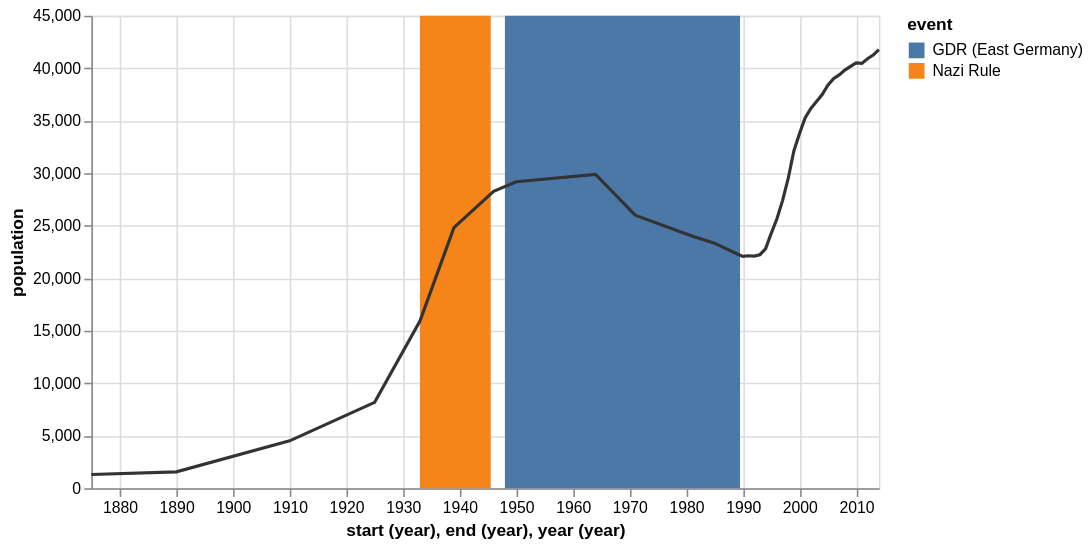

Write the Vega-Lite specification saved for this chart.
### Vega-Lite specification from a JSON file in a GitHub repository (floating-point values rounded to 4 significant figures)
{"$schema": "https://vega.github.io/schema/vega-lite/v2.json", "config": {"overlay": {"line": true}}, "data": {"format": {"parse": {"year": "date:'%Y'"}}, "values": [{"population": 1309, "year": "1875"}, {"population": 1558, "year": "1890"}, {"population": 4512, "year": "1910"}, {"population": 8180, "year": "1925"}, {"population": 15915, "year": "1933"}, {"population": 24824, "year": "1939"}, {"population": 28275, "year": "1946"}, {"population": 29189, "year": "1950"}, {"population": 29881, "year": "1964"}, {"population": 26007, "year": "1971"}, {"population": 24029, "year": "1981"}, {"population": 23340, "year": "1985"}, {"population": 22307, "year": "1989"}, {"population": 22087, "year": "1990"}, {"population": 22139, "year": "1991"}, {"population": 22105, "year": "1992"}, {"population": 22242, "year": "1993"}, {"population": 22801, "year": "1994"}, {"population": 24273, "year": "1995"}, {"population": 25640, "year": "1996"}, {"population": 27393, "year": "1997"}, {"population": 29505, "year": "1998"}, {"population": 32124, "year": "1999"}, {"population": 33791, "year": "2000"}, {"population": 35297, "year": "2001"}, {"population": 36179, "year": "2002"}, {"population": 36829, "year": "2003"}, {"population": 37493, "year": "2004"}, {"population": 38376, "year": "2005"}, {"population": 39008, "year": "2006"}, {"population": 39366, "year": "2007"}, {"population": 39821, "year": "2008"}, {"population": 40179, "year": "2009"}, {"population": 40511, "year": "2010"}, {"population": 40465, "year": "2011"}, {"population": 40905, "year": "2012"}, {"population": 41258, "year": "2013"}, {"population": 41777, "year": "2014"}]}, "description": "The population of the German city of Falkensee over time", "layer": [{"data": {"format": {"parse": {"end": "date:'%Y'", "start": "date:'%Y'"}}, "values": [{"end": "1945", "event": "Nazi Rule", "start": "1933"}, {"end": "1989", "event": "GDR (East Germany)", "start": "1948"}]}, "encoding": {"color": {"field": "event", "type": "nominal"}, "x": {"field": "start", "timeUnit": "year", "type": "temporal"}, "x2": {"field": "end", "timeUnit": "year", "type": "temporal"}}, "mark": "rect"}, {"encoding": {"color": {"value": "#333"}, "x": {"field": "year", "timeUnit": "year", "type": "temporal"}, "y": {"field": "population", "type": "quantitative"}}, "mark": "line"}], "width": 500}
